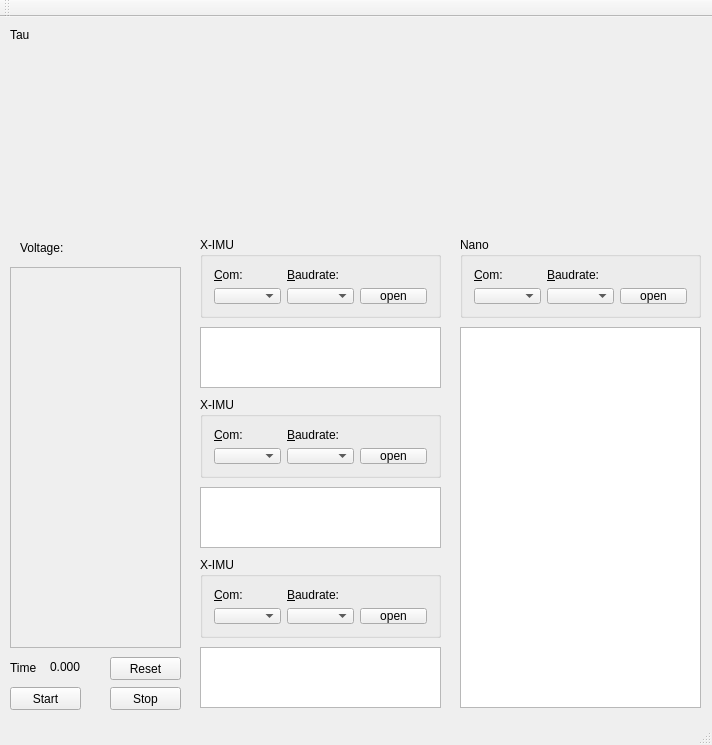
<?xml version="1.0" encoding="UTF-8"?>
<ui version="4.0">
 <class>GUIClass</class>
 <widget class="QMainWindow" name="GUIClass">
  <property name="geometry">
   <rect>
    <x>0</x>
    <y>0</y>
    <width>712</width>
    <height>745</height>
   </rect>
  </property>
  <property name="focusPolicy">
   <enum>Qt::NoFocus</enum>
  </property>
  <property name="windowTitle">
   <string>GUI</string>
  </property>
  <widget class="QWidget" name="centralWidget">
   <widget class="QCustomPlot" name="plot" native="true">
    <property name="geometry">
     <rect>
      <x>10</x>
      <y>30</y>
      <width>691</width>
      <height>181</height>
     </rect>
    </property>
   </widget>
   <widget class="QPushButton" name="btn_start">
    <property name="geometry">
     <rect>
      <x>10</x>
      <y>670</y>
      <width>71</width>
      <height>23</height>
     </rect>
    </property>
    <property name="text">
     <string>Start</string>
    </property>
   </widget>
   <widget class="QPushButton" name="btn_stop">
    <property name="geometry">
     <rect>
      <x>110</x>
      <y>670</y>
      <width>71</width>
      <height>23</height>
     </rect>
    </property>
    <property name="text">
     <string>Stop</string>
    </property>
   </widget>
   <widget class="QLabel" name="label_3">
    <property name="geometry">
     <rect>
      <x>50</x>
      <y>640</y>
      <width>41</width>
      <height>20</height>
     </rect>
    </property>
    <property name="text">
     <string>0.000</string>
    </property>
   </widget>
   <widget class="QLabel" name="label_4">
    <property name="geometry">
     <rect>
      <x>10</x>
      <y>640</y>
      <width>41</width>
      <height>21</height>
     </rect>
    </property>
    <property name="text">
     <string>Time</string>
    </property>
   </widget>
   <widget class="QLabel" name="label_21">
    <property name="geometry">
     <rect>
      <x>10</x>
      <y>10</y>
      <width>61</width>
      <height>16</height>
     </rect>
    </property>
    <property name="text">
     <string>Tau</string>
    </property>
   </widget>
   <widget class="QPlainTextEdit" name="plainTextEdit">
    <property name="enabled">
     <bool>false</bool>
    </property>
    <property name="geometry">
     <rect>
      <x>10</x>
      <y>250</y>
      <width>171</width>
      <height>381</height>
     </rect>
    </property>
    <property name="readOnly">
     <bool>true</bool>
    </property>
    <property name="plainText">
     <string/>
    </property>
   </widget>
   <widget class="QPushButton" name="btn_reset">
    <property name="geometry">
     <rect>
      <x>110</x>
      <y>640</y>
      <width>71</width>
      <height>23</height>
     </rect>
    </property>
    <property name="text">
     <string>Reset</string>
    </property>
   </widget>
   <widget class="QGroupBox" name="groupBoxBaudrates">
    <property name="geometry">
     <rect>
      <x>200</x>
      <y>220</y>
      <width>241</width>
      <height>81</height>
     </rect>
    </property>
    <property name="title">
     <string>X-IMU</string>
    </property>
    <layout class="QGridLayout" name="gridLayout">
     <item row="0" column="0">
      <widget class="QLabel" name="label">
       <property name="text">
        <string>&amp;Com:</string>
       </property>
       <property name="buddy">
        <cstring>comboBoxPortNames</cstring>
       </property>
      </widget>
     </item>
     <item row="1" column="1">
      <widget class="QComboBox" name="comboBoxBaudRates"/>
     </item>
     <item row="1" column="0">
      <widget class="QComboBox" name="comboBoxPortNames"/>
     </item>
     <item row="0" column="1">
      <widget class="QLabel" name="label_12">
       <property name="text">
        <string>&amp;Baudrate:</string>
       </property>
       <property name="buddy">
        <cstring>comboBoxBaudRates</cstring>
       </property>
      </widget>
     </item>
     <item row="1" column="2">
      <widget class="QPushButton" name="pushButtonOnOff">
       <property name="text">
        <string>open</string>
       </property>
       <property name="checkable">
        <bool>false</bool>
       </property>
      </widget>
     </item>
    </layout>
   </widget>
   <widget class="QPlainTextEdit" name="textArea">
    <property name="geometry">
     <rect>
      <x>200</x>
      <y>310</y>
      <width>241</width>
      <height>61</height>
     </rect>
    </property>
   </widget>
   <widget class="QGroupBox" name="groupBoxBaudrates_2">
    <property name="geometry">
     <rect>
      <x>460</x>
      <y>220</y>
      <width>241</width>
      <height>81</height>
     </rect>
    </property>
    <property name="title">
     <string>Nano</string>
    </property>
    <layout class="QGridLayout" name="gridLayout_2">
     <item row="1" column="2">
      <widget class="QPushButton" name="pushButtonOnOff_2">
       <property name="text">
        <string>open</string>
       </property>
       <property name="checkable">
        <bool>false</bool>
       </property>
      </widget>
     </item>
     <item row="0" column="0">
      <widget class="QLabel" name="label_14">
       <property name="text">
        <string>&amp;Com:</string>
       </property>
       <property name="buddy">
        <cstring>comboBoxPortNames</cstring>
       </property>
      </widget>
     </item>
     <item row="0" column="1">
      <widget class="QLabel" name="label_13">
       <property name="text">
        <string>&amp;Baudrate:</string>
       </property>
       <property name="buddy">
        <cstring>comboBoxBaudRates</cstring>
       </property>
      </widget>
     </item>
     <item row="1" column="1">
      <widget class="QComboBox" name="comboBoxBaudRates_2"/>
     </item>
     <item row="1" column="0">
      <widget class="QComboBox" name="comboBoxPortNames_2"/>
     </item>
    </layout>
   </widget>
   <widget class="QPlainTextEdit" name="textArea_2">
    <property name="geometry">
     <rect>
      <x>460</x>
      <y>310</y>
      <width>241</width>
      <height>381</height>
     </rect>
    </property>
   </widget>
   <widget class="QLabel" name="label_voltage">
    <property name="geometry">
     <rect>
      <x>20</x>
      <y>220</y>
      <width>131</width>
      <height>21</height>
     </rect>
    </property>
    <property name="text">
     <string>Voltage:</string>
    </property>
   </widget>
   <widget class="QGroupBox" name="groupBoxBaudrates_3">
    <property name="geometry">
     <rect>
      <x>200</x>
      <y>380</y>
      <width>241</width>
      <height>81</height>
     </rect>
    </property>
    <property name="title">
     <string>X-IMU</string>
    </property>
    <layout class="QGridLayout" name="gridLayout_3">
     <item row="0" column="0">
      <widget class="QLabel" name="label_2">
       <property name="text">
        <string>&amp;Com:</string>
       </property>
       <property name="buddy">
        <cstring>comboBoxPortNames</cstring>
       </property>
      </widget>
     </item>
     <item row="1" column="1">
      <widget class="QComboBox" name="comboBoxBaudRates_3"/>
     </item>
     <item row="1" column="0">
      <widget class="QComboBox" name="comboBoxPortNames_3"/>
     </item>
     <item row="0" column="1">
      <widget class="QLabel" name="label_15">
       <property name="text">
        <string>&amp;Baudrate:</string>
       </property>
       <property name="buddy">
        <cstring>comboBoxBaudRates</cstring>
       </property>
      </widget>
     </item>
     <item row="1" column="2">
      <widget class="QPushButton" name="pushButtonOnOff_3">
       <property name="text">
        <string>open</string>
       </property>
       <property name="checkable">
        <bool>false</bool>
       </property>
      </widget>
     </item>
    </layout>
   </widget>
   <widget class="QPlainTextEdit" name="textArea_3">
    <property name="geometry">
     <rect>
      <x>200</x>
      <y>470</y>
      <width>241</width>
      <height>61</height>
     </rect>
    </property>
   </widget>
   <widget class="QGroupBox" name="groupBoxBaudrates_4">
    <property name="geometry">
     <rect>
      <x>200</x>
      <y>540</y>
      <width>241</width>
      <height>81</height>
     </rect>
    </property>
    <property name="title">
     <string>X-IMU</string>
    </property>
    <layout class="QGridLayout" name="gridLayout_4">
     <item row="0" column="0">
      <widget class="QLabel" name="label_5">
       <property name="text">
        <string>&amp;Com:</string>
       </property>
       <property name="buddy">
        <cstring>comboBoxPortNames</cstring>
       </property>
      </widget>
     </item>
     <item row="1" column="1">
      <widget class="QComboBox" name="comboBoxBaudRates_4"/>
     </item>
     <item row="1" column="0">
      <widget class="QComboBox" name="comboBoxPortNames_4"/>
     </item>
     <item row="0" column="1">
      <widget class="QLabel" name="label_16">
       <property name="text">
        <string>&amp;Baudrate:</string>
       </property>
       <property name="buddy">
        <cstring>comboBoxBaudRates</cstring>
       </property>
      </widget>
     </item>
     <item row="1" column="2">
      <widget class="QPushButton" name="pushButtonOnOff_4">
       <property name="text">
        <string>open</string>
       </property>
       <property name="checkable">
        <bool>false</bool>
       </property>
      </widget>
     </item>
    </layout>
   </widget>
   <widget class="QPlainTextEdit" name="textArea_4">
    <property name="geometry">
     <rect>
      <x>200</x>
      <y>630</y>
      <width>241</width>
      <height>61</height>
     </rect>
    </property>
   </widget>
  </widget>
  <widget class="QMenuBar" name="menuBar">
   <property name="geometry">
    <rect>
     <x>0</x>
     <y>0</y>
     <width>712</width>
     <height>21</height>
    </rect>
   </property>
  </widget>
  <widget class="QToolBar" name="mainToolBar">
   <attribute name="toolBarArea">
    <enum>TopToolBarArea</enum>
   </attribute>
   <attribute name="toolBarBreak">
    <bool>false</bool>
   </attribute>
  </widget>
  <widget class="QStatusBar" name="statusBar"/>
 </widget>
 <layoutdefault spacing="6" margin="11"/>
 <customwidgets>
  <customwidget>
   <class>QCustomPlot</class>
   <extends>QWidget</extends>
   <header>qcustomplot.h</header>
   <container>1</container>
  </customwidget>
 </customwidgets>
 <resources>
  <include location="GUI.qrc"/>
 </resources>
 <connections>
  <connection>
   <sender>btn_start</sender>
   <signal>clicked()</signal>
   <receiver>GUIClass</receiver>
   <slot>on_btn_start_clicked()</slot>
   <hints>
    <hint type="sourcelabel">
     <x>475</x>
     <y>355</y>
    </hint>
    <hint type="destinationlabel">
     <x>437</x>
     <y>373</y>
    </hint>
   </hints>
  </connection>
  <connection>
   <sender>btn_stop</sender>
   <signal>clicked()</signal>
   <receiver>GUIClass</receiver>
   <slot>on_btn_stop_clicked()</slot>
   <hints>
    <hint type="sourcelabel">
     <x>586</x>
     <y>355</y>
    </hint>
    <hint type="destinationlabel">
     <x>502</x>
     <y>370</y>
    </hint>
   </hints>
  </connection>
  <connection>
   <sender>btn_reset</sender>
   <signal>clicked()</signal>
   <receiver>GUIClass</receiver>
   <slot>on_btn_reset_clicked()</slot>
   <hints>
    <hint type="sourcelabel">
     <x>145</x>
     <y>814</y>
    </hint>
    <hint type="destinationlabel">
     <x>355</x>
     <y>437</y>
    </hint>
   </hints>
  </connection>
 </connections>
 <slots>
  <slot>on_btn_start_clicked()</slot>
  <slot>on_btn_stop_clicked()</slot>
  <slot>on_btn_reset_clicked()</slot>
 </slots>
</ui>
